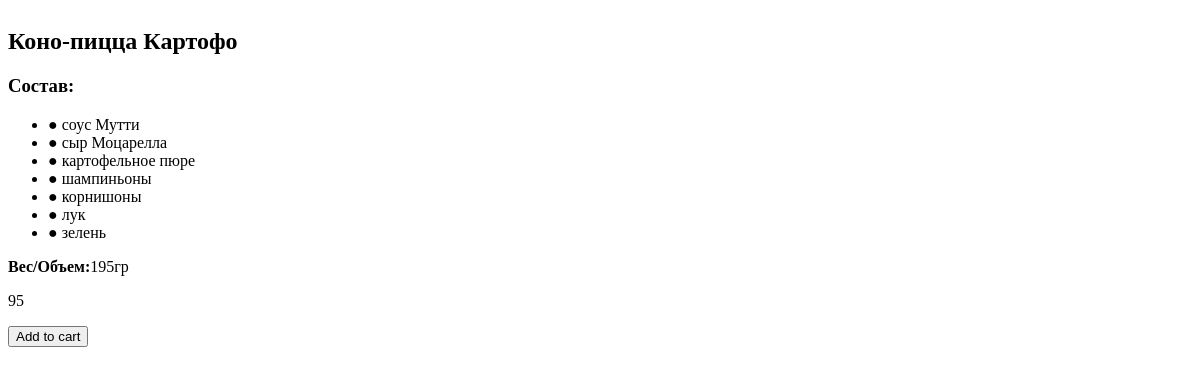
The app's page /get_one_item1/72, older data.
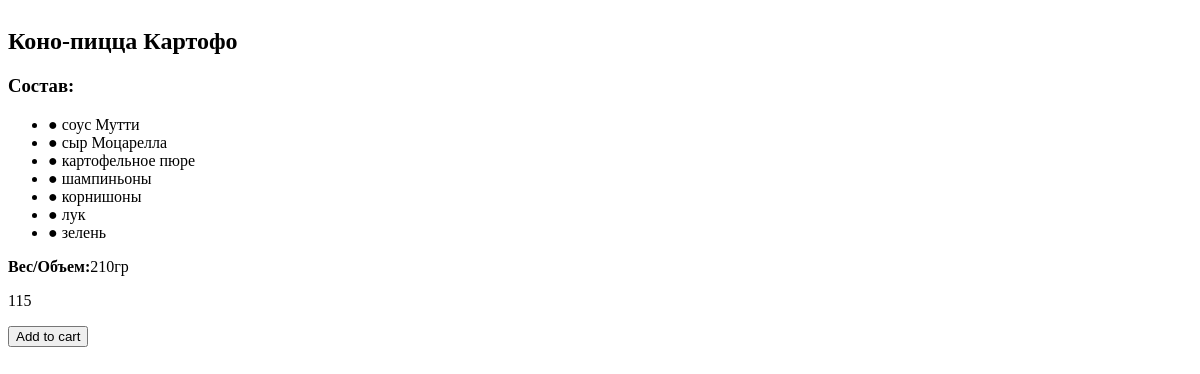
The same page, newer data.
### app/models.py (models this page shows, shortened)
class Items(db.Model):
    id = db.Column(db.Integer, primary_key=True)
    item_name = db.Column(db.String(50))
    item_component = db.Column(db.String(50))
    category_id = db.Column(db.Integer, db.ForeignKey('category.id'))
    weight = db.Column(db.String(50))
    price = db.Column(db.String(50), default=0)
    img = db.Column(db.String(50))
    thumbnail = db.Column(db.String(255))
    cafe_only = db.Column(db.Boolean)
    isportret = db.Column(db.Boolean)

### app/views.py (the view)
@app.route('/get_one_item1/<int:item_id>', methods=['GET', 'POST'])
def get_one_item1(item_id):
    delivery = request.cookies.get('delivery')
    select_item = db.session.query(Items, Category).filter_by(id=item_id). \
        join(Category, Items.category_id == Category.id).first()
    buyactioncontent = '{'+'"item_id":"{0}","item_name":"{1}","item_price":"{2}","item_component":"{3}","item_weight":"{4}","item_category":"{5}","sous":"{6}"'.format(
        select_item[0].id,
        select_item[0].item_name,
        select_item[0].price,
        select_item[0].item_component,
        select_item[0].weight,
        select_item[1].category_name,
        select_item[1].sous
    )+'}'
    return render_template('popUp.html',
                           item=select_item,
                           buyactioncontent=buyactioncontent,
                           delivery=delivery
                           )

### app/views.py (called while the page is built)
@app.before_request
def before_request():
    delivery = request.cookies.get('delivery')
    if delivery == "deliveryincafe":
        g.deliverymethod = u"В кафе"
        g.global_sale = 0
    elif delivery == "deliverymyself":
        g.deliverymethod = u"Самовывоз"
        g.global_sale = 10
    elif delivery == "deliveryinhome":
        g.deliverymethod = u"Доставка на дом"
        g.global_sale = 0
    else:
        g.deliverymethod = u"Доставка на дом"
        g.global_sale = 0
    g.delivery = delivery
    g.user = current_user

### app/templates/popUp.html (shortened to what this page needs)
<div class="popUp isUp">
        <div class="row">
            <div class="col-md-12 col-sm-12  aboutProduct">
                <div class="">
                    <h2 id="one_name">{{ item[0].item_name }}</h2>
                    {% if item[0].item_component %}
                        <h3>Состав:</h3>
                        <ul id="one_array">
                            {% for component in item[0].item_component.split(',') %}
                                    <li>● {{ component.strip() }}</li>
                            {% endfor %}
                        </ul>
                    {% endif %}
                    <p><strong>Вес/Объем:</strong><span id="one_weight">{{ item[0].weight }}</span>
                    </p>
                    <p id="one_price" class="price">{{ item[0].price }}</p>
                    {% if item[0].cafe_only!=True or delivery=="deliveryincafe" %}
                        <button id="onebuy" class="action action--button action--buy one--buy" onclick="onebuy({{ buyactioncontent }})" data-items="{{ buyactioncontent }}" value="{{ item[0].id }}">
                            <span class="text-hidden">Add to cart</span>
                        </button>
                        {% else %}
                         <button style="width: 100%" class="action action--button action--like cantbuy" data-items="" value>
                        <i class="fa fa-shopping-cart"></i><span class="text-hidden">Add to cart</span></button>
                    {% endif %}
                </div>
            </div>
        </div>
    </div>

Row changes from the older to the newer data that the page shows:
changed Items "Коно-пицца Картофо": weight "195гр" → "210гр"; price "95" → "115"
